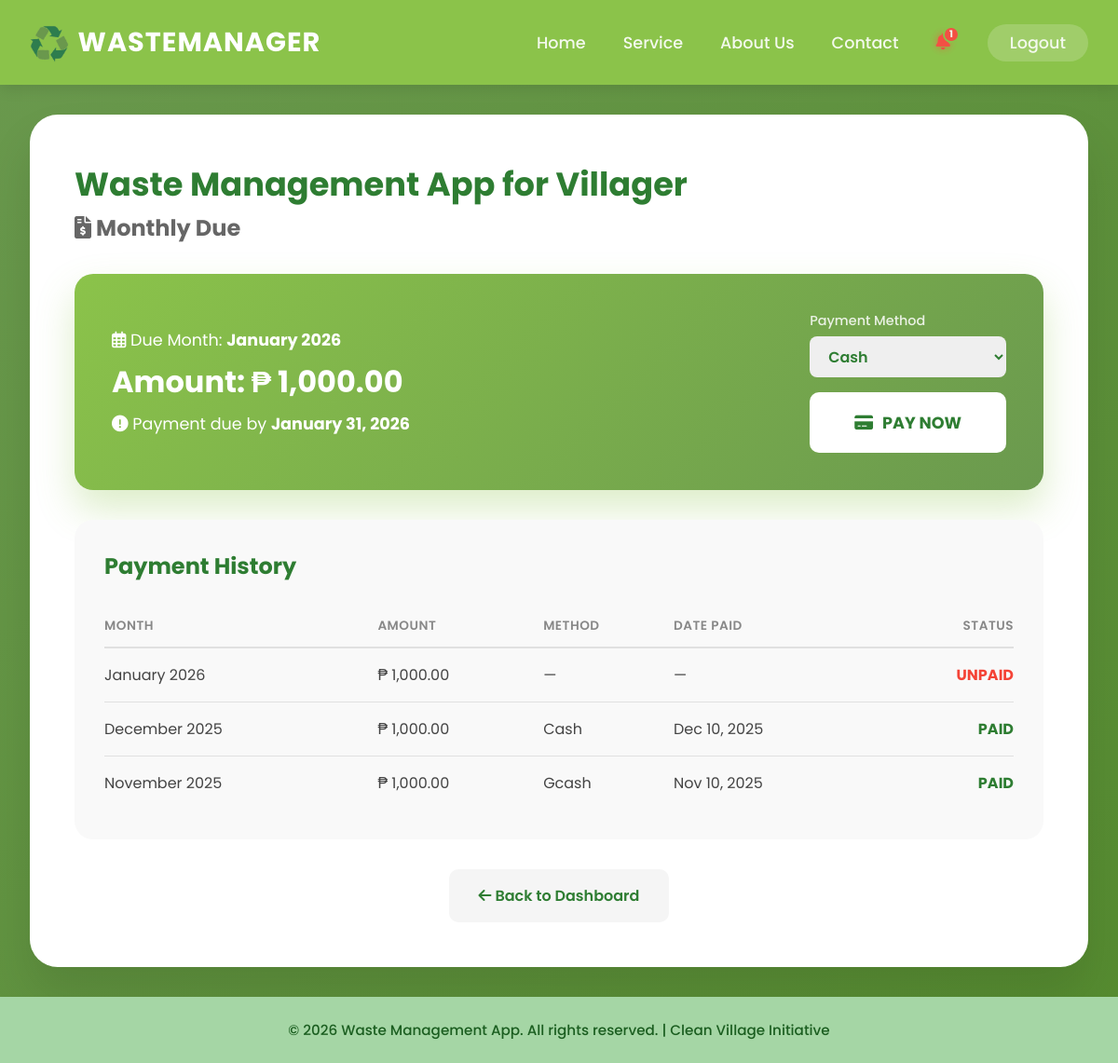
The app's page /monthly-dues.php (signed in) with its own data.
### tables this page shows
CREATE TABLE `monthly_dues` (
  `id` int(11) NOT NULL AUTO_INCREMENT,
  `villager_id` int(11) NOT NULL,
  `due_month` date NOT NULL,
  `amount` decimal(10,2) NOT NULL DEFAULT 1000.00,
  `status` enum('unpaid','paid') NOT NULL DEFAULT 'unpaid',
  `payment_method` enum('cash','gcash','card') DEFAULT NULL,
  `paid_at` timestamp NULL DEFAULT NULL,
  `created_at` timestamp NOT NULL DEFAULT current_timestamp(),
  PRIMARY KEY (`id`),
  UNIQUE KEY `villager_month` (`villager_id`, `due_month`),
  CONSTRAINT `monthly_dues_ibfk_1` FOREIGN KEY (`villager_id`) REFERENCES `users` (`id`) ON DELETE CASCADE
);

### config.php (called while the page is built, shortened)
<?php
function getOrCreateCurrentDue($villagerId) {
    try {
        $db = getDB();
        $thisMonth = date('Y-m-01');
        $stmt = $db->prepare("SELECT * FROM monthly_dues WHERE villager_id = :vid AND due_month = :month");
        $stmt->execute([':vid' => $villagerId, ':month' => $thisMonth]);
        $due = $stmt->fetch();
        if (!$due) {
            $stmt = $db->prepare("INSERT INTO monthly_dues (villager_id, due_month, amount, status)
                                  VALUES (:vid, :month, 1000.00, 'unpaid')");
            $stmt->execute([':vid' => $villagerId, ':month' => $thisMonth]);
            $newId = $db->lastInsertId();
            $stmt = $db->prepare("SELECT * FROM monthly_dues WHERE id = :id");
            $stmt->execute([':id' => $newId]);
            $due = $stmt->fetch();
        }
        return $due;
    } catch (Exception $e) {
        error_log("getOrCreateCurrentDue error: " . $e->getMessage());
        return null;
    }
}
function getVillagerDues($villagerId) {
    try {
        $db = getDB();
        $stmt = $db->prepare("SELECT * FROM monthly_dues WHERE villager_id = :vid ORDER BY due_month DESC");
        $stmt->execute([':vid' => $villagerId]);
        return $stmt->fetchAll();
    } catch (Exception $e) {
        error_log("getVillagerDues error: " . $e->getMessage());
        return [];
    }
}
?>

### monthly-dues.php (the view, shortened to what this page needs)
<?php
require_once 'config.php';
$user_id = getUserId();
$current_due = getOrCreateCurrentDue($user_id);
$all_dues = getVillagerDues($user_id);
$current_due = getOrCreateCurrentDue($user_id);
$all_dues = getVillagerDues($user_id);
include 'header.php';
?>
<div class="dues-container">
    <h2>Waste Management App for Villager</h2>
    <h3><i class="fas fa-file-invoice-dollar"></i> Monthly Due</h3>
    <?php if ($current_due): ?>
    <div class="payment-due-card <?php echo $current_due['status'] === 'paid' ? 'is-paid' : ''; ?>">
        <div class="due-info">
            <p><i class="far fa-calendar-alt"></i>
                Due Month: <strong><?php echo date('F Y', strtotime($current_due['due_month'])); ?></strong>
            </p>
            <p class="amount">Amount: <strong>₱ <?php echo number_format($current_due['amount'], 2); ?></strong></p>
            <?php if ($current_due['status'] === 'paid'): ?>
                <p><i class="fas fa-check-circle"></i> Paid on <?php echo date('F d, Y', strtotime($current_due['paid_at'])); ?> via <?php echo ucfirst($current_due['payment_method']); ?></p>
            <?php else: ?>
                <p><i class="fas fa-exclamation-circle"></i> Payment due by <strong><?php echo date('F d, Y', strtotime($current_due['due_month'] . ' +1 month -1 day')); ?></strong></p>
            <?php endif; ?>
        </div>
        <?php if ($current_due['status'] === 'unpaid'): ?>
        <form method="POST" action="" class="pay-now-form">
            <div class="payment-method-select">
                <label>Payment Method</label>
                <select name="payment_method" class="method-select">
                    <option value="cash">Cash</option>
                </select>
            </div>
            <button type="submit" name="pay_now" class="btn-pay-now">
                <i class="fas fa-credit-card"></i> PAY NOW
            </button>
        </form>
        <?php else: ?>
            <div class="paid-badge"><i class="fas fa-check-circle"></i> PAID</div>
        <?php endif; ?>
    </div>
    <?php endif; ?>
    <div class="payment-history">
        <h4>Payment History</h4>
        <?php if (empty($all_dues)): ?>
            <p style="color:#999; text-align:center; padding:2rem 0;">No payment records yet.</p>
        <?php else: ?>
        <table class="history-table">
            <thead>
                <tr>
                    <th>Month</th>
                    <th>Amount</th>
                    <th>Method</th>
                    <th>Date Paid</th>
                    <th>Status</th>
                </tr>
            </thead>
            <tbody>
                <?php foreach ($all_dues as $due): ?>
                <tr>
                    <td><?php echo date('F Y', strtotime($due['due_month'])); ?></td>
                    <td>₱ <?php echo number_format($due['amount'], 2); ?></td>
                    <td><?php echo $due['payment_method'] ? ucfirst($due['payment_method']) : '—'; ?></td>
                    <td><?php echo $due['paid_at'] ? date('M d, Y', strtotime($due['paid_at'])) : '—'; ?></td>
                    <td class="status-badge <?php echo $due['status'] === 'paid' ? 'paid' : 'not-paid'; ?>">
                        <?php echo strtoupper($due['status']); ?>
                    </td>
                </tr>
                <?php endforeach; ?>
            </tbody>
        </table>
        <?php endif; ?>
    </div>
    <div class="back-link">
        <a href="villager-dashboard.php" class="btn-back">
            <i class="fas fa-arrow-left"></i> Back to Dashboard
        </a>
    </div>
</div>
<?php include 'footer.php'; ?>

### header.php (style rules this page uses)
* { margin: 0; padding: 0; box-sizing: border-box; font-family: 'Poppins', sans-serif; }
body { background: linear-gradient(135deg, #6a994e 0%, #558b2f 100%); min-height: 100vh; display: flex; flex-direction: column; }
.btn-back { display: inline-block; padding: 1rem 2rem; background: #f5f5f5; color: #2e7d32; text-decoration: none; border-radius: 10px; font-weight: 600; transition: all 0.3s; }
.back-link { text-align: center; margin-top: 2rem; }
.login-card, .role-card, .dashboard, .dues-container, .info-page { animation: fadeIn 0.6s ease-out; }

### monthly-dues.php (style rules this page uses)
.dues-container { background: white; border-radius: 30px; padding: 3rem; box-shadow: 0 30px 50px rgba(0,0,0,0.1); }
.dues-container h2 { color: #2e7d32; font-size: 2.2rem; margin-bottom: 0.2rem; }
.dues-container h3 { color: #666; margin-bottom: 2rem; font-size: 1.5rem; }
.payment-due-card { background: linear-gradient(135deg, #8bc34a, #6a994e); color: white; border-radius: 20px; padding: 2.5rem; display: flex; flex-wrap: wrap; justify-content: space-between; align-items: center; margin-bottom: 2rem; box-shadow: 0 20px 40px rgba(139,195,74,0.3); }
.due-info p { font-size: 1.1rem; margin: 0.5rem 0; }
.amount { font-size: 2rem !important; font-weight: 700; }
.payment-method-select { display: flex; flex-direction: column; gap: 6px; margin-bottom: 1rem; }
.payment-method-select label { font-size: 0.9rem; opacity: 0.85; font-weight: 500; }
.method-select { padding: 0.6rem 1rem; border-radius: 8px; border: none; font-family: 'Poppins', sans-serif; font-size: 1rem; color: #2e7d32; font-weight: 600; cursor: pointer; outline: none; }
.btn-pay-now { background: white; color: #2e7d32; border: none; padding: 1.2rem 3rem; border-radius: 10px; font-size: 1.1rem; font-weight: 700; cursor: pointer; transition: all 0.3s; display: flex; align-items: center; gap: 10px; font-family: 'Poppins', sans-serif; }
.payment-history { background: #f9f9f9; border-radius: 20px; padding: 2rem; margin-bottom: 2rem; }
.payment-history h4 { font-size: 1.5rem; margin-bottom: 1.5rem; color: #2e7d32; }
.history-table { width: 100%; border-collapse: collapse; }
.history-table thead th { text-align: left; padding: 0.8rem 0; color: #888; font-size: 0.85rem; font-weight: 600; text-transform: uppercase; letter-spacing: 0.5px; border-bottom: 2px solid #e0e0e0; }
.history-table thead th:last-child { text-align: right; }
.history-table tr { border-bottom: 1px solid #e0e0e0; }
.history-table tbody tr:last-child { border-bottom: none; }
.history-table td { padding: 1rem 0; font-size: 1rem; color: #444; }
.status-badge { font-weight: 700; text-align: right; }
.status-badge.paid { color: #2e7d32; }
.status-badge.not-paid { color: #f44336; }

### records on screen
monthly_dues: due_month "January 2026", amount "1,000.00", due_month "January 31, 2026", status "UNPAID"
monthly_dues: due_month "December 2025", amount "1,000.00", payment_method "Cash", paid_at "Dec 10, 2025", status "PAID"
monthly_dues: due_month "November 2025", amount "1,000.00", payment_method "Gcash", paid_at "Nov 10, 2025", status "PAID"

### other values on screen
$notif_count "1"
